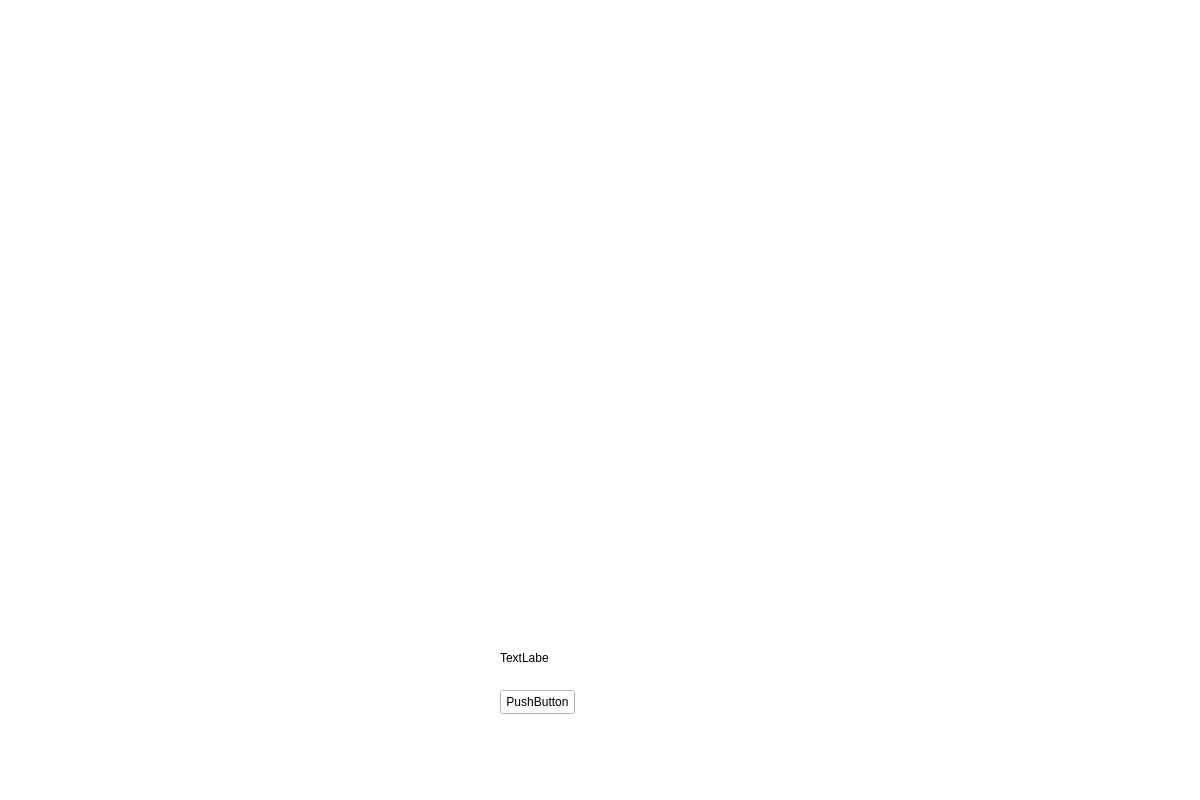
<?xml version="1.0" encoding="UTF-8"?>
<ui version="4.0">
 <class>MainWindow</class>
 <widget class="QMainWindow" name="MainWindow">
  <property name="geometry">
   <rect>
    <x>0</x>
    <y>0</y>
    <width>1200</width>
    <height>800</height>
   </rect>
  </property>
  <property name="windowTitle">
   <string>HMI</string>
  </property>
  <property name="styleSheet">
   <string notr="true"> background: white; background-image : url(pics/back/back.png);</string>
  </property>
  <widget class="QWidget" name="centralwidget">
   <widget class="QWidget" name="widget" native="true">
    <property name="geometry">
     <rect>
      <x>460</x>
      <y>550</y>
      <width>75</width>
      <height>75</height>
     </rect>
    </property>
    <property name="sizePolicy">
     <sizepolicy hsizetype="Preferred" vsizetype="Preferred">
      <horstretch>0</horstretch>
      <verstretch>0</verstretch>
     </sizepolicy>
    </property>
    <property name="sizeIncrement">
     <size>
      <width>0</width>
      <height>0</height>
     </size>
    </property>
    <property name="styleSheet">
     <string notr="true">background-image : url(pics/objects/valve_closed.png);</string>
    </property>
   </widget>
   <widget class="QWidget" name="widget_2" native="true">
    <property name="geometry">
     <rect>
      <x>490</x>
      <y>640</y>
      <width>120</width>
      <height>80</height>
     </rect>
    </property>
    <widget class="QLabel" name="label">
     <property name="geometry">
      <rect>
       <x>10</x>
       <y>10</y>
       <width>49</width>
       <height>16</height>
      </rect>
     </property>
     <property name="text">
      <string>TextLabel</string>
     </property>
    </widget>
    <widget class="QPushButton" name="pushButton">
     <property name="geometry">
      <rect>
       <x>10</x>
       <y>50</y>
       <width>75</width>
       <height>24</height>
      </rect>
     </property>
     <property name="text">
      <string>PushButton</string>
     </property>
    </widget>
   </widget>
  </widget>
  <widget class="QStatusBar" name="statusbar"/>
  <widget class="QMenuBar" name="menuBar">
   <property name="geometry">
    <rect>
     <x>0</x>
     <y>0</y>
     <width>1200</width>
     <height>22</height>
    </rect>
   </property>
  </widget>
 </widget>
 <resources/>
 <connections/>
</ui>
